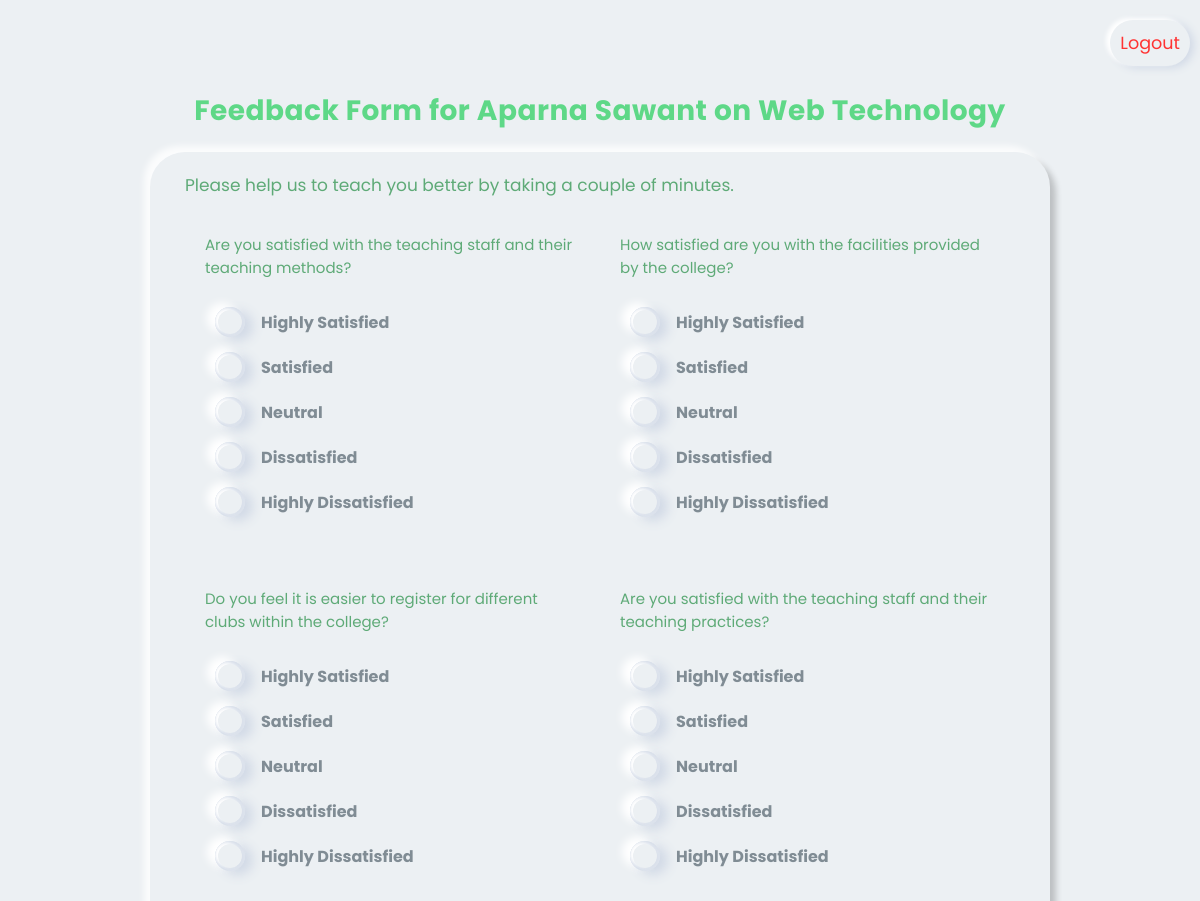
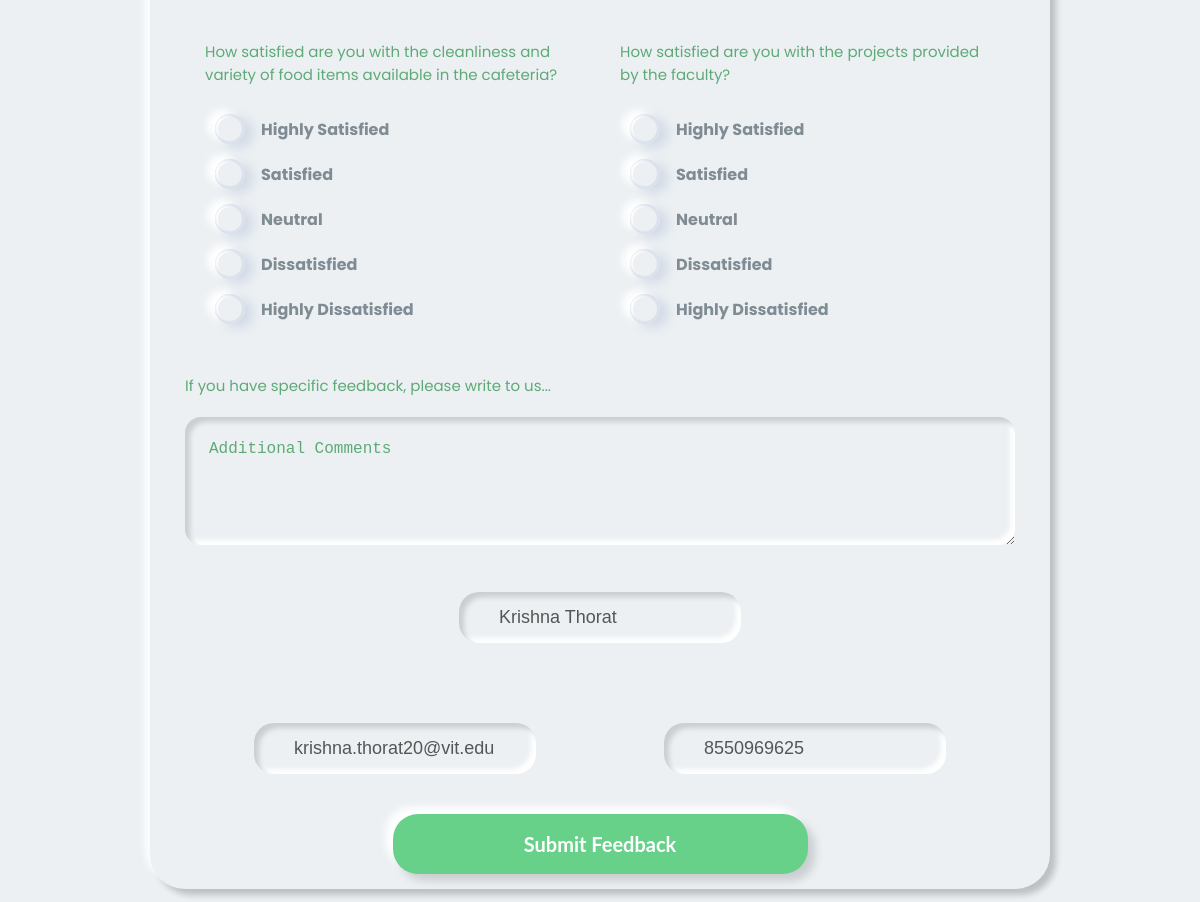
The app's page /feedback.php?sub_id=4 (signed in) with its own data (2 pictures, top to bottom).
### tables this page shows
CREATE TABLE `teacher_subjects` (
  `sub_id` int(11) NOT NULL,
  `t_id` int(11) NOT NULL,
  `branch` varchar(255) NOT NULL,
  `sub_year` varchar(255) NOT NULL,
  `sub_name` varchar(255) NOT NULL
);

CREATE TABLE `teachers` (
  `t_id` int(11) NOT NULL,
  `t_name` varchar(255) NOT NULL,
  `t_email` varchar(255) NOT NULL,
  `t_password` varchar(255) NOT NULL,
  `t_phone` varchar(255) NOT NULL
);

CREATE TABLE `students` (
  `s_id` int(11) NOT NULL,
  `s_name` varchar(255) NOT NULL,
  `s_email` varchar(255) NOT NULL,
  `s_password` varchar(255) NOT NULL,
  `s_phone` varchar(255) NOT NULL,
  `s_branch` varchar(255) NOT NULL,
  `s_year` varchar(255) NOT NULL
);

### includes/session.php (called while the page is built, shortened)
<?php
include("connection.php");
$user_check = $_SESSION['student_login'];
$ses_sql = "select s_id, s_name, s_email, s_branch, s_year from students where s_email = '$user_check' ";
$ses_res = $conn->query($ses_sql);
$row = $ses_res->fetch_array(MYSQLI_ASSOC);
$login_session_id = (int)$row['s_id'];

### includes/feedback-functions.php (called while the page is built, shortened)
<?php
include('includes/session.php');

### feedback.php (the view, shortened to what this page needs)
<?php
include('includes/feedback-functions.php');
$sql = "SELECT t_name, sub_name
        FROM teachers
        INNER JOIN teacher_subjects
        ON teacher_subjects.sub_id = " . $_GET['sub_id'];
$result = $conn->query($sql);
$row = $result->fetch_array(MYSQLI_ASSOC);
$sql1 = "SELECT s_id,s_name,s_email,s_phone from students where s_id = $login_session_id";
$student_data_for_values = $conn->query($sql1);
$row_for_student = $student_data_for_values->fetch_array(MYSQLI_ASSOC);
?>
<!DOCTYPE html>
<html lang="en">
<head>
    <link rel="stylesheet" href="assets/css/style.css" />
</head>
<body class="d-flex-center">
    <a class="kt-logout" href="logout.php">Logout</a>
    <div class="kt-title">Feedback Form for <?= $row['t_name'] . " on " . $row['sub_name']; ?> </div>
    <form class="kt-div" action="feedback.php?sub_id=<?= $_GET['sub_id']; ?>" method="POST">
        <div class="kt-sub-title">
            Please help us to teach you better by taking a couple of minutes.
        </div>
        <div class="kt-questions">
            <div class="kt-question">
                <div class="kt-text">
                    Are you satisfied with the teaching staff and their teaching methods?
                </div>
                <div class="radiogroup">
                    <div class="wrapper">
                        <label class="label" for="a1">
                            <div class="indicator"></div>
                            <span class="text">Highly Satisfied</span>
                        </label>
                    </div>
                    <div class="wrapper">
                        <label class="label" for="b1">
                            <div class="indicator"></div>
                            <span class="text">Satisfied</span>
                        </label>
                    </div>
                    <div class="wrapper">
                        <label class="label" for="c1">
                            <div class="indicator"></div>
                            <span class="text">Neutral</span>
                        </label>
                    </div>
                    <div class="wrapper">
                        <label class="label" for="d1">
                            <div class="indicator"></div>
                            <span class="text">Dissatisfied</span>
                        </label>
                    </div>
                    <div class="wrapper">
                        <label class="label" for="e1">
                            <div class="indicator"></div>
                            <span class="text">Highly Dissatisfied</span>
                        </label>
                    </div>
                </div>
            </div>
            <div class="kt-question">
                <div class="kt-text">
                    How satisfied are you with the facilities provided by the college?
                </div>
                <div class="radiogroup">
                    <div class="wrapper">
                        <label class="label" for="a2">
                            <div class="indicator"></div>
                            <span class="text">Highly Satisfied</span>
                        </label>
                    </div>
                    <div class="wrapper">
                        <label class="label" for="b2">
                            <div class="indicator"></div>
                            <span class="text">Satisfied</span>
                        </label>
                    </div>
                    <div class="wrapper">
                        <label class="label" for="c2">
                            <div class="indicator"></div>
                            <span class="text">Neutral</span>
                        </label>
                    </div>
                    <div class="wrapper">
                        <label class="label" for="d2">
                            <div class="indicator"></div>
                            <span class="text">Dissatisfied</span>
                        </label>
                    </div>
                    <div class="wrapper">
                        <label class="label" for="e2">
                            <div class="indicator"></div>
                            <span class="text">Highly Dissatisfied</span>
                        </label>
                    </div>
                </div>
            </div>
        </div>
        <div class="kt-questions">
            <div class="kt-question">
                <div class="kt-text">
                    Do you feel it is easier to register for different clubs within the college?
                </div>
                <div class="radiogroup">
                    <div class="wrapper">
                        <label class="label" for="a3">
                            <div class="indicator"></div>
                            <span class="text">Highly Satisfied</span>
                        </label>
                    </div>
                    <div class="wrapper">
                        <label class="label" for="b3">
                            <div class="indicator"></div>
                            <span class="text">Satisfied</span>
                        </label>
                    </div>
                    <div class="wrapper">
                        <label class="label" for="c3">
                            <div class="indicator"></div>
                            <span class="text">Neutral</span>
                        </label>
                    </div>
                    <div class="wrapper">
                        <label class="label" for="d3">
                            <div class="indicator"></div>
                            <span class="text">Dissatisfied</span>
                        </label>
                    </div>
                    <div class="wrapper">
                        <label class="label" for="e3">
                            <div class="indicator"></div>
                            <span class="text">Highly Dissatisfied</span>
                        </label>
                    </div>
                </div>
            </div>
            <div class="kt-question">
                <div class="kt-text">
                    Are you satisfied with the teaching staff and their teaching practices?
                </div>
                <div class="radiogroup">
                    <div class="wrapper">
                        <label class="label" for="a4">
                            <div class="indicator"></div>
                            <span class="text">Highly Satisfied</span>
                        </label>
                    </div>
                    <div class="wrapper">
                        <label class="label" for="b4">
                            <div class="indicator"></div>
                            <span class="text">Satisfied</span>
                        </label>
                    </div>
                    <div class="wrapper">
                        <label class="label" for="c4">
                            <div class="indicator"></div>
                            <span class="text">Neutral</span>
                        </label>
                    </div>
                    <div class="wrapper">
                        <label class="label" for="d4">
                            <div class="indicator"></div>
                            <span class="text">Dissatisfied</span>
                        </label>
                    </div>
                    <div class="wrapper">
                        <label class="label" for="e4">
                            <div class="indicator"></div>
                            <span class="text">Highly Dissatisfied</span>
                        </label>
                    </div>
                </div>
            </div>
        </div>
        <div class="kt-questions">
            <div class="kt-question">
                <div class="kt-text">
                    How satisfied are you with the cleanliness and variety of food items available in the cafeteria?
                </div>
                <div class="radiogroup">
                    <div class="wrapper">
                        <label class="label" for="a5">
                            <div class="indicator"></div>
                            <span class="text">Highly Satisfied</span>
                        </label>
                    </div>
                    <div class="wrapper">
                        <label class="label" for="b5">
                            <div class="indicator"></div>
                            <span class="text">Satisfied</span>
                        </label>
                    </div>
                    <div class="wrapper">
                        <label class="label" for="c5">
                            <div class="indicator"></div>
                            <span class="text">Neutral</span>
                        </label>
                    </div>
                    <div class="wrapper">
                        <label class="label" for="d5">
                            <div class="indicator"></div>
                            <span class="text">Dissatisfied</span>
                        </label>
                    </div>
                    <div class="wrapper">
                        <label class="label" for="e5">
                            <div class="indicator"></div>
                            <span class="text">Highly Dissatisfied</span>
                        </label>
                    </div>
                </div>
            </div>
            <div class="kt-question">
                <div class="kt-text">
                    How satisfied are you with the projects provided by the faculty?
                </div>
                <div class="radiogroup">
                    <div class="wrapper">
                        <label class="label" for="a6">
                            <div class="indicator"></div>
                            <span class="text">Highly Satisfied</span>
                        </label>
                    </div>
                    <div class="wrapper">
                        <label class="label" for="b6">
                            <div class="indicator"></div>
                            <span class="text">Satisfied</span>
                        </label>
                    </div>
                    <div class="wrapper">
                        <label class="label" for="c6">
                            <div class="indicator"></div>
                            <span class="text">Neutral</span>
                        </label>
                    </div>
                    <div class="wrapper">
                        <label class="label" for="d6">
                            <div class="indicator"></div>
                            <span class="text">Dissatisfied</span>
                        </label>
                    </div>
                    <div class="wrapper">
                        <label class="label" for="e6">
                            <div class="indicator"></div>
                            <span class="text">Highly Dissatisfied</span>
                        </label>
                    </div>
                </div>
            </div>
        </div>
        <div class="kt-text">
            If you have specific feedback, please write to us...
        </div>
        <textarea name="comment" id="scomment" placeholder="Additional Comments"></textarea>
        <div class="kt-input-fields">
            <div class="kt-name">
                <input type="text" name="sname" value='<?= $row_for_student['s_name']; ?>' disabled />
            </div>
        </div>
        <div class="kt-input-fields">
            <div class="kt-email">
                <input type="email" name="semail" value='<?= $row_for_student['s_email']; ?>' disabled />
            </div>
            <div class="kt-mobile">
                <input type="text" name="sphone" value='<?= $row_for_student['s_phone']; ?>' disabled />
            </div>
        </div>
        <div class="kt-buttonWrapper">
            <button type="submit" name="submit_feedback" class="kt-button">Submit Feedback</button>
        </div>
    </form>
</body>
</html>

### assets/css/style.css (style rules this page uses)
* { margin: 0; padding: 0; box-sizing: border-box; }
body { padding: 20px 0; font-family: "Poppins", sans-serif; font-weight: 700; color: #555; background: #ecf0f3; }
.d-flex-center { display: flex; flex-direction: column; align-items: center; justify-content: center; }
.kt-div { width: 75%; padding: 20px 35px 15px 35px; margin-top: 20px; border-radius: 35px; background: #ecf0f3; box-shadow: -6px -6px 6px rgba(255, 255, 255, 0.8), 6px 6px 6px rgba(0, 0, 0, 0.2); }
.kt-title { font-size: 28px; padding-top: 24px; letter-spacing: 0.5px; color: #5ed887; }
.kt-sub-title { font-size: 17px; font-weight: normal; color: #5eaa77; }
.kt-text { font-size: 15px; font-weight: normal; padding-top: 15px; color: #5eaa77; }
.kt-questions { display: flex; justify-content: space-between; }
.kt-question { width: 50%; justify-self: start; padding: 20px; }
.kt-input-fields { width: 100%; padding: 20px 5px 20px 5px; display: flex; justify-content: space-around; }
.kt-input-fields input { border: none; outline: none; background: none; font-size: 18px; color: #555; padding: 15px 10px 15px 5px; }
.kt-email, .kt-name, .kt-mobile { margin: 20px; border-radius: 20px; box-shadow: inset 5px 5px 5px #cbced1, inset -5px -5px 5px #ffffff; }
.kt-buttonWrapper { width: 100%; display: flex; justify-content: center; }
.kt-button { outline: none; border: none; cursor: pointer; width: 50%; height: 60px; border-radius: 25px; font-size: 20px; font-weight: 700; font-family: "Lato", sans-serif; color: #fff; text-align: center; background: #67d18a; box-shadow: 7px 7px 8px #cbced1, -7px -7px 8px #ffffff; transition: 0.5s; }
.radiogroup { padding-left: 10px; padding-top: 20px; }
.wrapper { margin: 8px 0; }
.label { display: inline-flex; align-items: center; cursor: pointer; color: #394a56; }
.text { margin-left: 16px; opacity: 0.6; transition: opacity 0.2s linear, transform 0.2s ease-out; }
.indicator { position: relative; border-radius: 50%; height: 30px; width: 30px; box-shadow: -8px -4px 8px 0px #ffffff, 8px 4px 12px 0px #d1d9e6; background-color: #d1d9e6; overflow: hidden; }
.indicator::before, .indicator::after { content: ""; position: absolute; top: 10%; left: 10%; height: 80%; width: 80%; border-radius: 50%; }
.indicator::before { box-shadow: -4px -2px 4px 0px #d1d9e6, 4px 2px 8px 0px #fff; }
.indicator::after { background-color: #ecf0f3; box-shadow: -4px -2px 4px 0px #fff, 4px 2px 8px 0px #d1d9e6; transform: scale3d(1, 1, 1); transition: opacity 0.25s ease-in-out, transform 0.25s ease-in-out; }
textarea { -webkit-tap-highlight-color: transparent; width: 100%; min-height: 8rem; margin-top: 20px; padding: 1rem 1.5rem; font-size: 1rem; line-height: 2rem; font-weight: 300; background: #ffffff; border: none; border-radius: 1rem; outline: none; box-shadow: inset 5px 5px 5px #cbced1, inset -5px -5px 5px #ffffff; resize: vertical; transition: ease 0.2s; }
textarea::placeholder { color: #5eaa77; font-size: large; }
.kt-logout { align-self: flex-end; text-decoration: none; padding: 10px; margin: 0 10px; font-size: 1.1em; border-radius: 40px; border-style: none; color: #ff3333; font-weight: normal; background-color: #ecf0f3; box-shadow: -4px -2px 4px 0px #fff, 4px 2px 8px 0px #d1d9e6; }

### records on screen
teacher_subjects: t.t_name "Aparna Sawant", sub_name "Web Technology"
students: sname "Krishna Thorat", semail "krishna.thorat20@vit.edu", sphone "8550969625"
